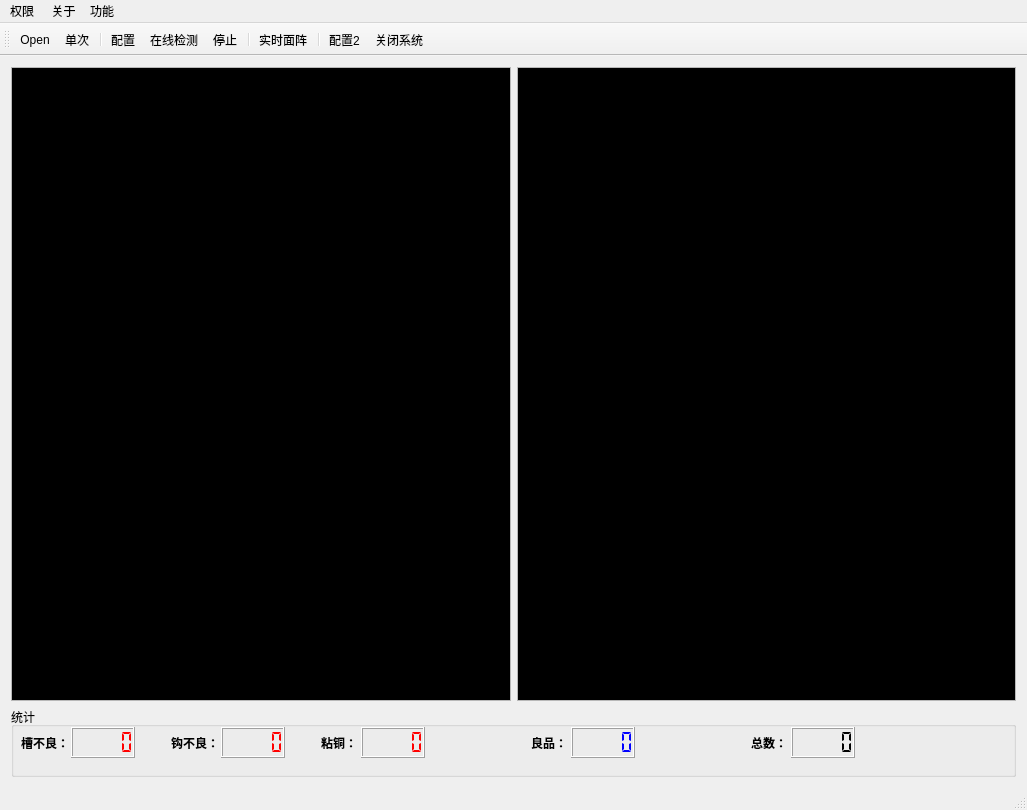
<?xml version="1.0" encoding="UTF-8"?>
<ui version="4.0">
 <class>hxqClass</class>
 <widget class="QMainWindow" name="hxqClass">
  <property name="geometry">
   <rect>
    <x>0</x>
    <y>0</y>
    <width>1027</width>
    <height>810</height>
   </rect>
  </property>
  <property name="windowTitle">
   <string>换向器外观检测系统</string>
  </property>
  <property name="windowIcon">
   <iconset resource="HXQ.qrc">
    <normaloff>:/logo/Resources/fivision.ico</normaloff>:/logo/Resources/fivision.ico</iconset>
  </property>
  <property name="toolButtonStyle">
   <enum>Qt::ToolButtonIconOnly</enum>
  </property>
  <widget class="QWidget" name="centralWidget">
   <layout class="QVBoxLayout" name="verticalLayout">
    <item>
     <layout class="QHBoxLayout" name="horizontalLayout">
      <item>
       <widget class="QScrollArea" name="scrollArea_Left">
        <property name="sizePolicy">
         <sizepolicy hsizetype="Expanding" vsizetype="Preferred">
          <horstretch>0</horstretch>
          <verstretch>0</verstretch>
         </sizepolicy>
        </property>
        <property name="widgetResizable">
         <bool>true</bool>
        </property>
        <widget class="QWidget" name="scrollAreaWidgetContentsLeft">
         <property name="geometry">
          <rect>
           <x>0</x>
           <y>0</y>
           <width>499</width>
           <height>343</height>
          </rect>
         </property>
         <layout class="QVBoxLayout" name="verticalLayout_2">
          <property name="leftMargin">
           <number>0</number>
          </property>
          <property name="topMargin">
           <number>0</number>
          </property>
          <property name="rightMargin">
           <number>0</number>
          </property>
          <property name="bottomMargin">
           <number>0</number>
          </property>
          <item>
           <widget class="QGraphicsView" name="LeftPicView">
            <property name="sizePolicy">
             <sizepolicy hsizetype="Preferred" vsizetype="Preferred">
              <horstretch>0</horstretch>
              <verstretch>0</verstretch>
             </sizepolicy>
            </property>
            <property name="maximumSize">
             <size>
              <width>1677215</width>
              <height>16777215</height>
             </size>
            </property>
            <property name="styleSheet">
             <string notr="true">background-color: rgb(0, 0, 0);</string>
            </property>
           </widget>
          </item>
         </layout>
        </widget>
       </widget>
      </item>
      <item>
       <widget class="QScrollArea" name="scrollArea_Middle">
        <property name="widgetResizable">
         <bool>true</bool>
        </property>
        <widget class="QWidget" name="scrollAreaWidgetContentsMiddle">
         <property name="geometry">
          <rect>
           <x>0</x>
           <y>0</y>
           <width>498</width>
           <height>343</height>
          </rect>
         </property>
         <layout class="QVBoxLayout" name="verticalLayout_4">
          <property name="leftMargin">
           <number>0</number>
          </property>
          <property name="topMargin">
           <number>0</number>
          </property>
          <property name="rightMargin">
           <number>0</number>
          </property>
          <property name="bottomMargin">
           <number>0</number>
          </property>
          <item>
           <widget class="QGraphicsView" name="MiddlePicView">
            <property name="styleSheet">
             <string notr="true">background-color: rgb(0, 0, 0);</string>
            </property>
           </widget>
          </item>
         </layout>
        </widget>
       </widget>
      </item>
     </layout>
    </item>
    <item>
     <layout class="QHBoxLayout" name="horizontalLayout_2">
      <item>
       <widget class="QGroupBox" name="groupBox">
        <property name="sizePolicy">
         <sizepolicy hsizetype="Expanding" vsizetype="Expanding">
          <horstretch>0</horstretch>
          <verstretch>0</verstretch>
         </sizepolicy>
        </property>
        <property name="minimumSize">
         <size>
          <width>350</width>
          <height>0</height>
         </size>
        </property>
        <property name="maximumSize">
         <size>
          <width>16777215</width>
          <height>70</height>
         </size>
        </property>
        <property name="title">
         <string>统计</string>
        </property>
        <widget class="QLCDNumber" name="lcdNumber_good">
         <property name="geometry">
          <rect>
           <x>60</x>
           <y>20</y>
           <width>64</width>
           <height>31</height>
          </rect>
         </property>
         <property name="styleSheet">
          <string notr="true">color: rgb(255, 0, 0);</string>
         </property>
         <property name="segmentStyle">
          <enum>QLCDNumber::Flat</enum>
         </property>
        </widget>
        <widget class="QLCDNumber" name="lcdNumber_bad">
         <property name="geometry">
          <rect>
           <x>210</x>
           <y>20</y>
           <width>64</width>
           <height>31</height>
          </rect>
         </property>
         <property name="styleSheet">
          <string notr="true">color: rgb(255, 0, 0);</string>
         </property>
         <property name="segmentStyle">
          <enum>QLCDNumber::Flat</enum>
         </property>
        </widget>
        <widget class="QLabel" name="label">
         <property name="geometry">
          <rect>
           <x>10</x>
           <y>30</y>
           <width>54</width>
           <height>12</height>
          </rect>
         </property>
         <property name="font">
          <font>
           <family>Aharoni</family>
           <weight>75</weight>
           <bold>true</bold>
          </font>
         </property>
         <property name="text">
          <string>槽不良：</string>
         </property>
        </widget>
        <widget class="QLCDNumber" name="lcdNumber_total">
         <property name="geometry">
          <rect>
           <x>780</x>
           <y>20</y>
           <width>64</width>
           <height>31</height>
          </rect>
         </property>
         <property name="segmentStyle">
          <enum>QLCDNumber::Flat</enum>
         </property>
        </widget>
        <widget class="QLabel" name="label_2">
         <property name="geometry">
          <rect>
           <x>160</x>
           <y>30</y>
           <width>54</width>
           <height>12</height>
          </rect>
         </property>
         <property name="font">
          <font>
           <family>Aharoni</family>
           <weight>75</weight>
           <bold>true</bold>
          </font>
         </property>
         <property name="text">
          <string>钩不良：</string>
         </property>
        </widget>
        <widget class="QLabel" name="label_3">
         <property name="geometry">
          <rect>
           <x>740</x>
           <y>30</y>
           <width>54</width>
           <height>12</height>
          </rect>
         </property>
         <property name="font">
          <font>
           <family>Aharoni</family>
           <weight>75</weight>
           <bold>true</bold>
          </font>
         </property>
         <property name="text">
          <string>总数：</string>
         </property>
        </widget>
        <widget class="QLCDNumber" name="lcdNumber_total_2">
         <property name="geometry">
          <rect>
           <x>350</x>
           <y>20</y>
           <width>64</width>
           <height>31</height>
          </rect>
         </property>
         <property name="styleSheet">
          <string notr="true">color: rgb(255, 0, 0);</string>
         </property>
         <property name="segmentStyle">
          <enum>QLCDNumber::Flat</enum>
         </property>
        </widget>
        <widget class="QLabel" name="label_4">
         <property name="geometry">
          <rect>
           <x>310</x>
           <y>30</y>
           <width>54</width>
           <height>12</height>
          </rect>
         </property>
         <property name="font">
          <font>
           <family>Aharoni</family>
           <weight>75</weight>
           <bold>true</bold>
          </font>
         </property>
         <property name="text">
          <string>粘铜：</string>
         </property>
        </widget>
        <widget class="QLCDNumber" name="lcdNumber_total_3">
         <property name="geometry">
          <rect>
           <x>560</x>
           <y>20</y>
           <width>64</width>
           <height>31</height>
          </rect>
         </property>
         <property name="styleSheet">
          <string notr="true">color: rgb(0, 0, 255);</string>
         </property>
         <property name="segmentStyle">
          <enum>QLCDNumber::Flat</enum>
         </property>
        </widget>
        <widget class="QLabel" name="label_5">
         <property name="geometry">
          <rect>
           <x>520</x>
           <y>30</y>
           <width>54</width>
           <height>12</height>
          </rect>
         </property>
         <property name="font">
          <font>
           <family>Aharoni</family>
           <weight>75</weight>
           <bold>true</bold>
          </font>
         </property>
         <property name="text">
          <string>良品：</string>
         </property>
        </widget>
       </widget>
      </item>
     </layout>
    </item>
   </layout>
  </widget>
  <widget class="QMenuBar" name="menuBar">
   <property name="geometry">
    <rect>
     <x>0</x>
     <y>0</y>
     <width>1027</width>
     <height>23</height>
    </rect>
   </property>
   <widget class="QMenu" name="menu">
    <property name="title">
     <string> 关于</string>
    </property>
    <addaction name="About"/>
   </widget>
   <widget class="QMenu" name="menu_2">
    <property name="title">
     <string>权限</string>
    </property>
    <addaction name="OnEnginer"/>
    <addaction name="OnOperator"/>
   </widget>
   <widget class="QMenu" name="menu_3">
    <property name="title">
     <string>功能</string>
    </property>
    <addaction name="OnLRC"/>
    <addaction name="OnDeltaDebug"/>
   </widget>
   <addaction name="menu_2"/>
   <addaction name="menu"/>
   <addaction name="menu_3"/>
  </widget>
  <widget class="QToolBar" name="mainToolBar">
   <property name="sizePolicy">
    <sizepolicy hsizetype="Preferred" vsizetype="Maximum">
     <horstretch>0</horstretch>
     <verstretch>0</verstretch>
    </sizepolicy>
   </property>
   <property name="maximumSize">
    <size>
     <width>15000</width>
     <height>48</height>
    </size>
   </property>
   <property name="sizeIncrement">
    <size>
     <width>0</width>
     <height>48</height>
    </size>
   </property>
   <property name="iconSize">
    <size>
     <width>48</width>
     <height>48</height>
    </size>
   </property>
   <attribute name="toolBarArea">
    <enum>TopToolBarArea</enum>
   </attribute>
   <attribute name="toolBarBreak">
    <bool>false</bool>
   </attribute>
   <addaction name="Open"/>
   <addaction name="OnRun"/>
   <addaction name="separator"/>
   <addaction name="Configure"/>
   <addaction name="OnLineRun"/>
   <addaction name="OnStop"/>
   <addaction name="separator"/>
   <addaction name="AreaCamera"/>
   <addaction name="separator"/>
   <addaction name="Configure2"/>
   <addaction name="ShutDown"/>
  </widget>
  <widget class="QStatusBar" name="statusBar">
   <property name="enabled">
    <bool>true</bool>
   </property>
  </widget>
  <action name="Configure">
   <property name="icon">
    <iconset>
     <normalon>:/icon/Resources/icon/01.ico</normalon>
     <activeon>:/icon/Resources/icon/02.ico</activeon>
    </iconset>
   </property>
   <property name="text">
    <string>配置</string>
   </property>
  </action>
  <action name="OnRun">
   <property name="icon">
    <iconset resource="HXQ.qrc">
     <normaloff>:/icon/Resources/icon/15.ico</normaloff>
     <normalon>:/icon/Resources/icon/15.ico</normalon>
     <activeoff>:/icon/Resources/icon/16.ico</activeoff>
     <activeon>:/icon/Resources/icon/16.ico</activeon>:/icon/Resources/icon/15.ico</iconset>
   </property>
   <property name="text">
    <string>单次</string>
   </property>
  </action>
  <action name="Open">
   <property name="icon">
    <iconset>
     <normalon>:/icon/Resources/icon/13.ico</normalon>
     <activeon>:/icon/Resources/icon/14.ico</activeon>
    </iconset>
   </property>
   <property name="text">
    <string>Open</string>
   </property>
  </action>
  <action name="About">
   <property name="checkable">
    <bool>true</bool>
   </property>
   <property name="text">
    <string>关于……</string>
   </property>
   <property name="toolTip">
    <string>关于……</string>
   </property>
  </action>
  <action name="Configure2">
   <property name="icon">
    <iconset resource="HXQ.qrc">
     <normaloff>:/icon/Resources/icon/01.ico</normaloff>:/icon/Resources/icon/01.ico</iconset>
   </property>
   <property name="text">
    <string>配置2</string>
   </property>
   <property name="toolTip">
    <string>配置2</string>
   </property>
  </action>
  <action name="ShutDown">
   <property name="icon">
    <iconset resource="HXQ.qrc">
     <normaloff>:/icon/Resources/icon/09.ico</normaloff>:/icon/Resources/icon/09.ico</iconset>
   </property>
   <property name="text">
    <string>关闭系统</string>
   </property>
   <property name="toolTip">
    <string>关闭系统</string>
   </property>
  </action>
  <action name="OnLineRun">
   <property name="icon">
    <iconset resource="HXQ.qrc">
     <normaloff>:/icon/Resources/icon/03.ico</normaloff>
     <activeoff>:/icon/Resources/icon/04.ico</activeoff>:/icon/Resources/icon/03.ico</iconset>
   </property>
   <property name="text">
    <string>在线检测</string>
   </property>
   <property name="toolTip">
    <string>在线检测</string>
   </property>
  </action>
  <action name="button_other">
   <property name="icon">
    <iconset resource="HXQ.qrc">
     <normaloff>:/icon/Resources/icon/11.ico</normaloff>
     <activeoff>:/icon/Resources/icon/12.ico</activeoff>:/icon/Resources/icon/11.ico</iconset>
   </property>
   <property name="text">
    <string>other</string>
   </property>
   <property name="toolTip">
    <string>其他</string>
   </property>
  </action>
  <action name="OnStop">
   <property name="icon">
    <iconset resource="HXQ.qrc">
     <normaloff>:/icon/Resources/icon/07.ico</normaloff>
     <activeoff>:/icon/Resources/icon/08.ico</activeoff>:/icon/Resources/icon/07.ico</iconset>
   </property>
   <property name="text">
    <string>停止</string>
   </property>
   <property name="toolTip">
    <string>停止</string>
   </property>
  </action>
  <action name="OnEnginer">
   <property name="text">
    <string>工程师</string>
   </property>
  </action>
  <action name="OnOperator">
   <property name="text">
    <string>操作员</string>
   </property>
  </action>
  <action name="OnLRC">
   <property name="text">
    <string>LRC</string>
   </property>
  </action>
  <action name="OnDeltaDebug">
   <property name="text">
    <string>调试</string>
   </property>
  </action>
  <action name="AreaCamera">
   <property name="icon">
    <iconset resource="HXQ.qrc">
     <normaloff>:/icon/Resources/icon/11.ico</normaloff>
     <disabledoff>:/icon/Resources/icon/12.ico</disabledoff>
     <activeoff>:/icon/Resources/icon/12.ico</activeoff>:/icon/Resources/icon/11.ico</iconset>
   </property>
   <property name="text">
    <string>实时面阵</string>
   </property>
   <property name="toolTip">
    <string>实时面阵</string>
   </property>
  </action>
 </widget>
 <layoutdefault spacing="6" margin="11"/>
 <resources>
  <include location="HXQ.qrc"/>
 </resources>
 <connections/>
</ui>
